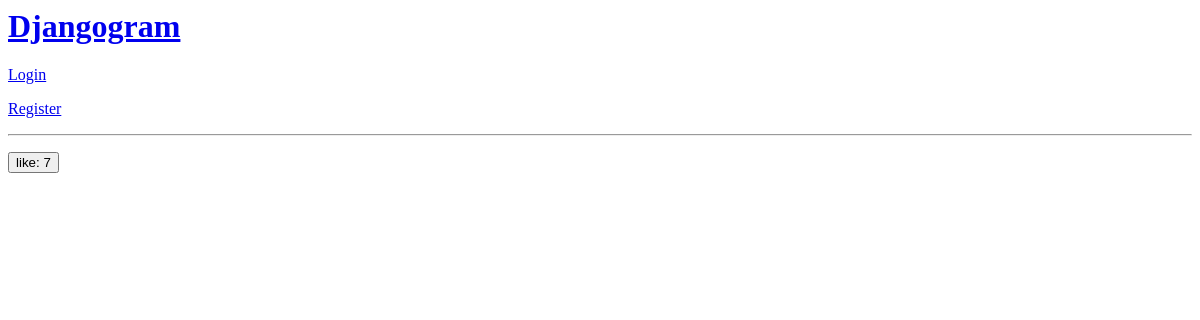
/, run on an earlier commit of the app's database.
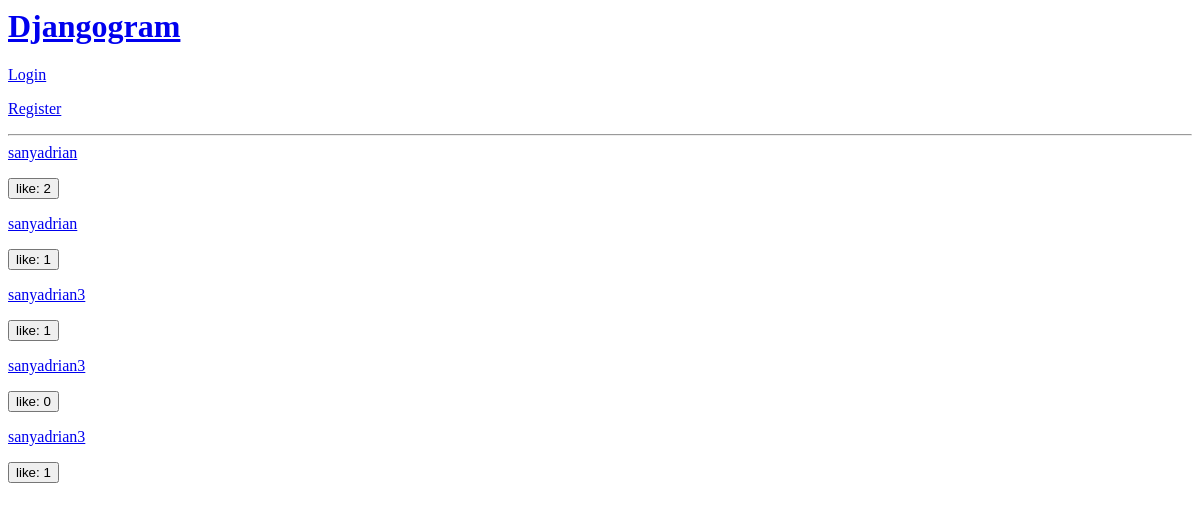
And on a later commit of the database.
### djangogram/models.py (models this page shows, shortened)
class Post(models.Model):
    description = models.CharField(max_length=200, null=True, blank=True)
    created = models.DateTimeField(auto_now_add=True)
    author = models.ForeignKey(
        Profile, on_delete=models.CASCADE, blank=True, null=True
    )
    image = models.ImageField(blank=True, null=True)

class Profile(models.Model):
    user = models.OneToOneField(
        User, on_delete=models.CASCADE, related_name='profile'
    )
    bio = models.CharField(max_length=200, blank=True, null=True)
    profile_image = models.ImageField(
        blank=True, null=True, default='default.png'
    )

### djangogram/views.py (the view)
# urls.py: path('', views.profiles, name='profiles'),
def profiles(request):
    posts = Post.objects.select_related('author').all().annotate(
        count=Count('post_likes')
    )
    context = {
        'posts': posts,
    }
    return render(request, 'djangogram/profiles.html', context)

### djangogram/custom_context_processor.py (called while the page is built)
def subject_renderer(request):
    tags = request.GET.get('tag')
    tag = Tag.objects.filter(name=tags)
    return {
        'tag': tag
    }

### djangogram/templates/djangogram/profiles.html (shortened to what this page needs)
{% extends 'main.html' %}
{% load static %}
{% block content %}
{% for post in posts %}
<a href="{% url 'profile' pk=post.author_id %}" >{{ post.author.user }}</a>
    <form
          action="{% url 'like' %}"
          method="POST">
    <p>
      <button
            class="btn btn-success"
            type="submit"
            value="{{ post.id }}"
            name="post_id"
    >like: {{ post.count }}
    </button>
    </p>
    </form>
{% endfor %}
{% endblock %}

### templates/main.html
<body>
    {% include 'navbar.html' %}
    {% block content %}
    {% endblock content %}
</body>

### templates/navbar.html (shortened to what this page needs)
<h1> <a href="{% url 'profiles' %}">Djangogram</a></h1>
{% if not user.is_authenticated %}
    <p><a href="{% url 'login' %}">Login </a> </p>
    <p><a href="{% url 'register' %}">Register </a></p>
{% endif %}
<hr>

What changed in the data, as far as the page shows it:
changed Post (number 1 of 5 on the later page): author_id empty → 2 (drawn); author.user (not shown) → "sanyadrian"; count "7" → "2"
added Post: author.user "sanyadrian", {{ post.id }} 2 (drawn), count "1"
added Post: author.user "sanyadrian3", {{ post.id }} 8 (drawn), count "1"
added Post: author.user "sanyadrian3", {{ post.id }} 9 (drawn), count "0"
added Post: author.user "sanyadrian3", {{ post.id }} 11 (drawn), count "1"
